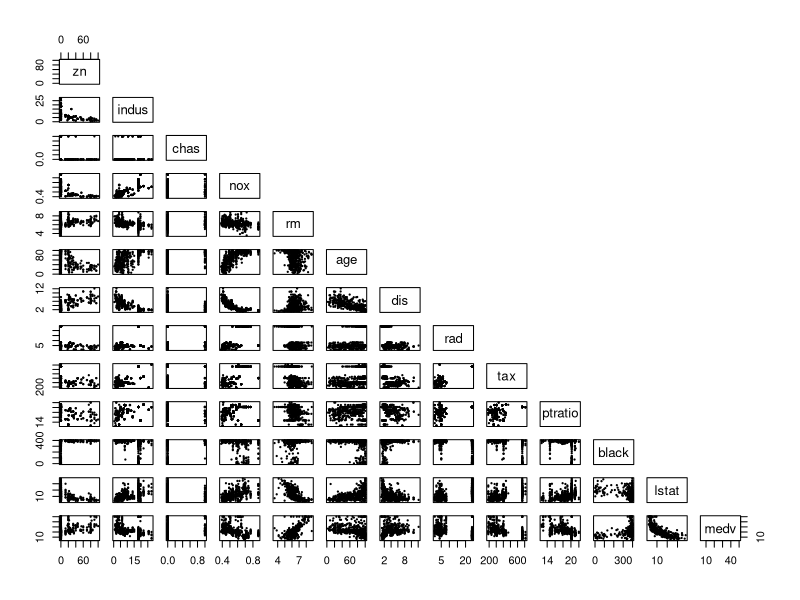
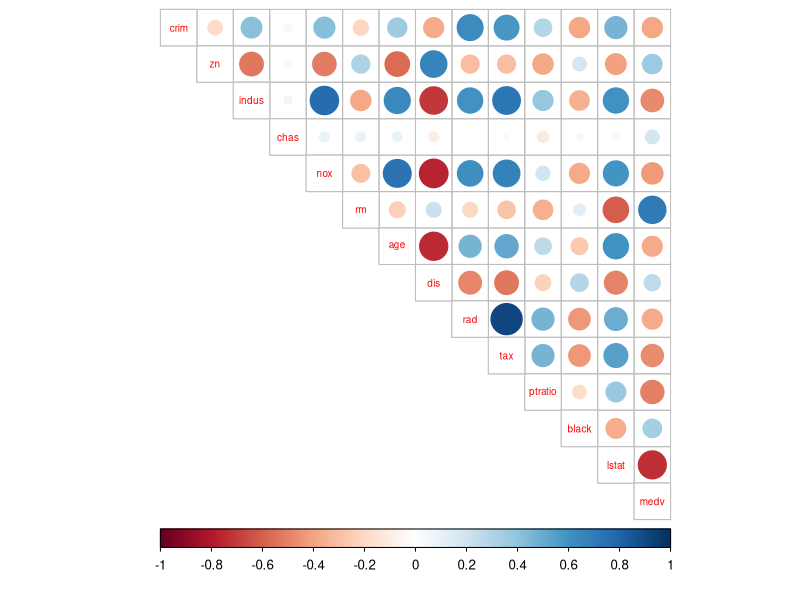
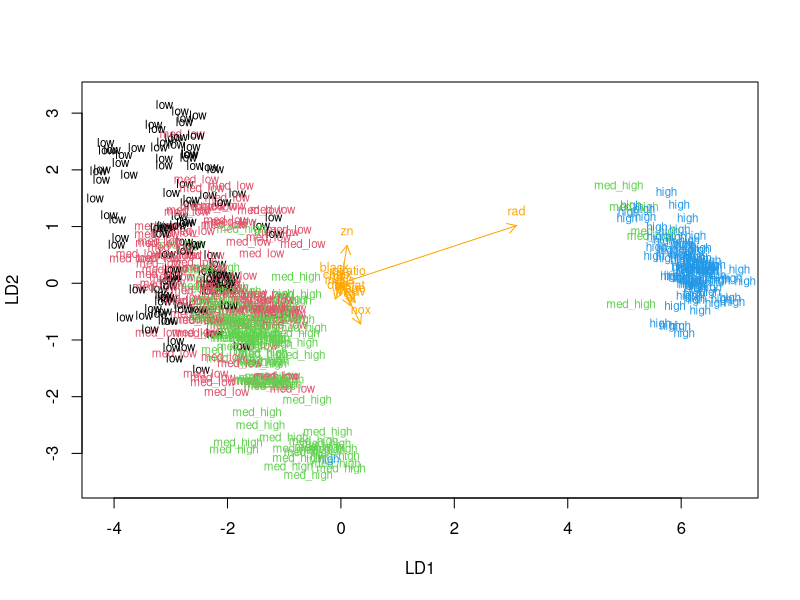
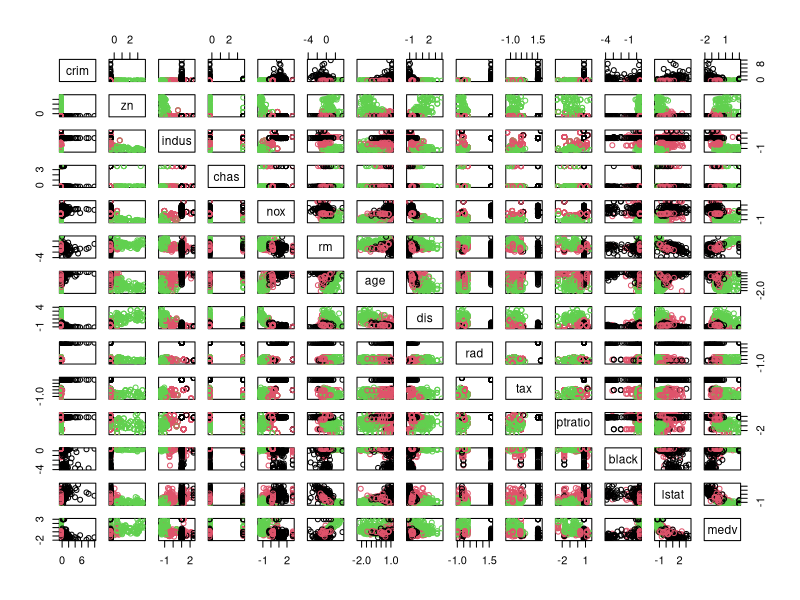
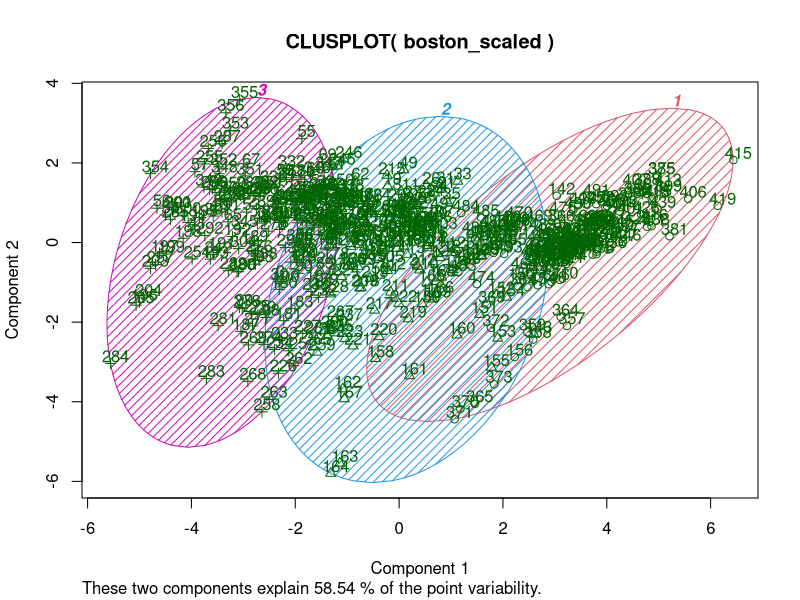
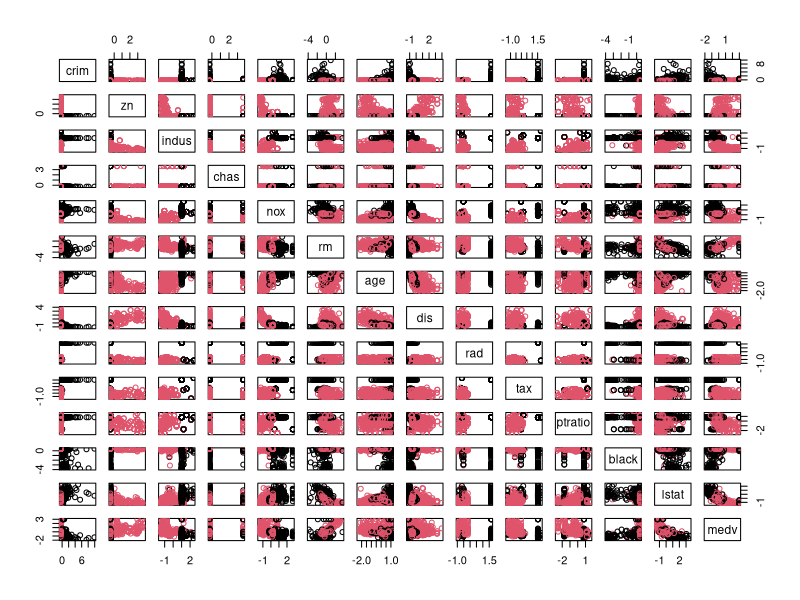
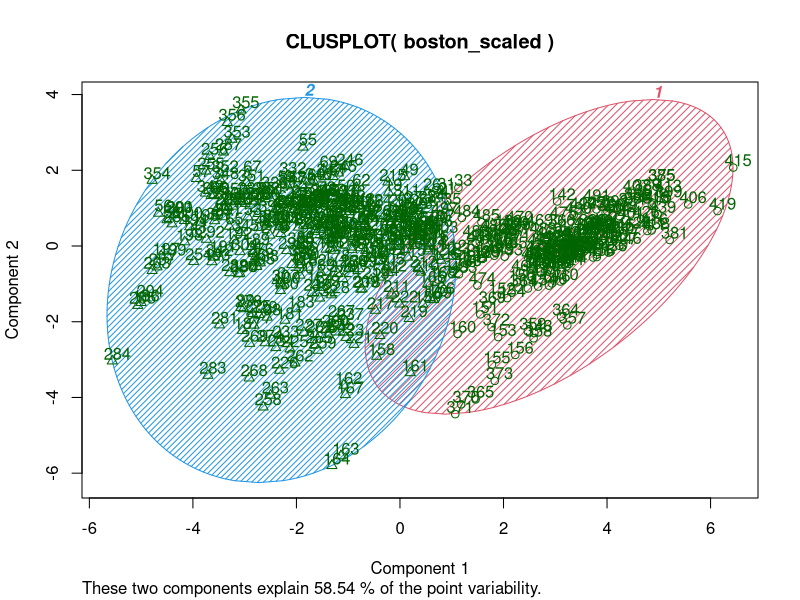
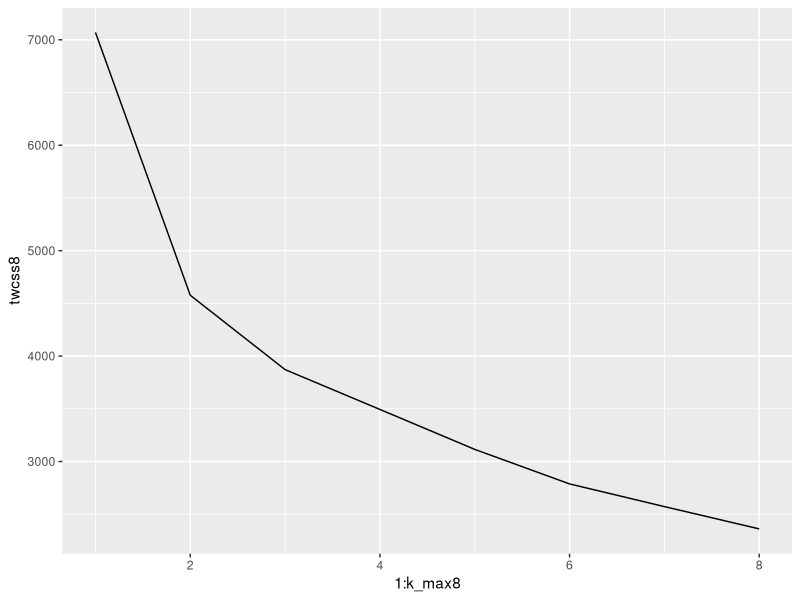

These charts were generated, in order, by the following R code:
## ---- chunk 1
# access the MASS package
library(MASS)

library(tidyverse)
library(ggplot2)
library(corrplot)

getwd()

## ---- chunk 2
date()
## ---- chunk 3

# load the data
data("Boston")

str(Boston)
summary(Boston)

# plot matrix of the variables
pairs(Boston[,c(2:14)], pch = 20, cex=0.4, upper.panel=NULL)

# rounded correlation matrix
cor_matrix<-cor(Boston) %>% round(digits = 2)

# print the correlation matrix
cor_matrix

# visualisation of the correlation matrix
corrplot(cor_matrix, method="circle", type="upper", cl.pos="b", tl.pos="d", tl.cex = 0.6)


## ---- chunk 4

boston_scaled <- scale(Boston) # center and standardize variables
summary(boston_scaled)# summaries of the scaled variables
class(boston_scaled)# class of the boston_scaled object
boston_scaled <- as.data.frame(boston_scaled) # change the object to data frame


## ---- chunk 5

summary(boston_scaled$crim) #summary of the scaled crime rate
bins <- quantile(boston_scaled$crim) #a quantile vector crim
bins
crime <- cut(boston_scaled$crim, breaks = bins, include.lowest = TRUE, labels = c("low", "med_low", "med_high", "high")) # a categorical variable 'crime'
table(crime) # table of the new factor crime

boston_scaled <- dplyr::select(boston_scaled, -crim)# original crim removed from the dataset
boston_scaled <- data.frame(boston_scaled, crime)# adding the new categorical value to scaled data

n <- nrow(boston_scaled) # number of rows in the Boston dataset 
ind <- sample(n,  size = n * 0.8) # choosing a random 80% of the rows
train <- boston_scaled[ind,] # the train set
test <- boston_scaled[-ind,] # the test set


## ---- chunk 6

lda.fit <- lda(crime ~ ., data = train) # the LDA model
lda.fit

# LDA biplot arrows
lda.arrows <- function(x, myscale = 1, arrow_heads = 0.1, color = "orange", tex = 0.75, choices = c(1,2)){
  heads <- coef(x)
  arrows(x0 = 0, y0 = 0, 
         x1 = myscale * heads[,choices[1]], 
         y1 = myscale * heads[,choices[2]], col=color, length = arrow_heads)
  text(myscale * heads[,choices], labels = row.names(heads), 
       cex = tex, col=color, pos=3)
}

classes <- as.numeric(train$crime) # target classes as numeric

# plot of the LDA results
plot(lda.fit, dimen = 2, col = classes, pch = classes)
lda.arrows(lda.fit, myscale = 1)


## ---- chunk 7

correct_classes <- test$crime # saving the correct classes from test data

test <- dplyr::select(test, -crime) # removing the crime variable from test data

lda.pred <- predict(lda.fit, newdata = test)# predicting the classes with test data

result <- table(correct = correct_classes, predicted = lda.pred$class) #cross tab of the results
result

diag(prop.table(result, 1)) #probability table
sum(diag(prop.table(result))) # ennustetarkkuus

## ---- chunk 8

data("Boston")

boston_scaled <- scale(Boston) # center and standardize variables
class(boston_scaled) # class of the boston_scaled object
boston_scaled <- as.data.frame(boston_scaled)# changes the object to data frame

dist_eu <- dist(boston_scaled) # euclidean distance matrix
summary(dist_eu) # summary of the distances

dist_man <- dist(boston_scaled, method = 'manhattan') # manhattan distance matrix
summary(dist_man)# summary of the distances

set.seed(123) # K-means might produce different results every time, because it randomly assigns the initial cluster centers. The function set.seed deals with that.

##### here with 3 centers

km <-kmeans(boston_scaled, centers = 3) # k-means clustering

pairs(boston_scaled, col = km$cluster) # plot of the Boston dataset with clusters

library(cluster)
clusplot(boston_scaled, km$cluster, color=TRUE, shade=TRUE, labels=2, lines=0)

####### here with 2 centers

km2 <-kmeans(boston_scaled, centers = 2) # k-means clustering

pairs(boston_scaled, col = km2$cluster) # plot of the Boston dataset with clusters

library(cluster)
clusplot(boston_scaled, km2$cluster, color=TRUE, shade=TRUE, labels=2, lines=0)


####

k_max8 <- 8 #  the number of clusters 8

twcss8 <- sapply(1:k_max8, function(k){kmeans(boston_scaled, k)$tot.withinss}) # the total within sum of squares
twcss8

qplot(x = 1:k_max8, y = twcss8, geom = 'line') # visualizing the results

km <-kmeans(boston_scaled, centers = 2) # k-means clustering

pairs(boston_scaled, col = km$cluster) # plot of the Boston dataset with clusters

####

k_max3 <- 3 #  the number of clusters 3

twcss2 <- sapply(1:k_max3, function(k){kmeans(boston_scaled, k)$tot.withinss}) # the total within sum of squares
twcss2

qplot(x = 1:k_max3, y = twcss2, geom = 'line') # visualizing the results

km <-kmeans(boston_scaled, centers = 2) # k-means clustering

pairs(boston_scaled, col = km$cluster) # plot of the Boston dataset with clusters


